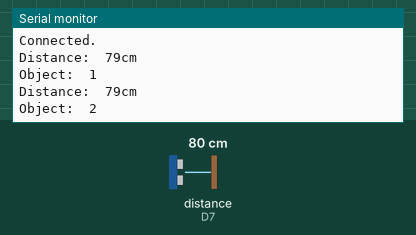
The sketch below on a simulated ESP8266 (NodeMCU). Parts: the last lines printed to the serial monitor. Inputs (shaded band) come from the test bench; at power-on: distance to the obstacle (sensor on D7) 80 cm. The echo pulse lasts 58.3 µs per cm; WiFi joins after 1.5 s; servers stay silent unless stated.

Above: at 11.4 s.
11.5 s: distance to the obstacle (sensor on D7) set to 2 cm
At 17.6 s:
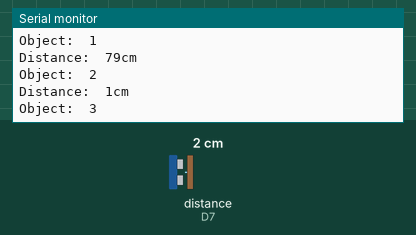
19.6 s: distance to the obstacle (sensor on D7) set to 4 cm
At 23.1 s:
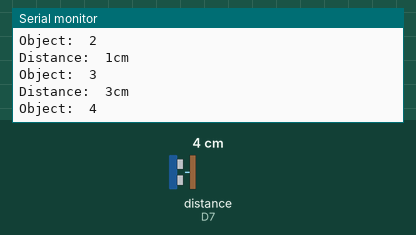
Timing chart, 0 to 24.6 s (numbered marks = the images above; inputs shaded):
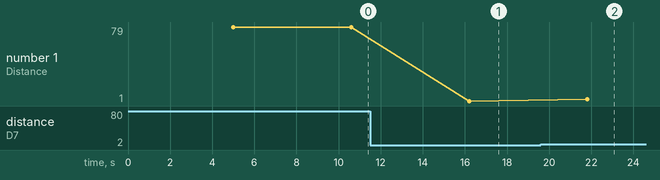

Measured:
- after the input at 11.5 s, the serial monitor: prints a new line after 4.7 s (image 1)
- after the input at 19.6 s, the serial monitor: prints a new line after 2.2 s (image 2)
- plotted number 1: 79 → 1 after the input at 11.5 s, 1 → 3 after the input at 19.6 s

The sketch:

Distance_and_Object_counting.ino
```cpp
#define TrigPin D4
#define EchoPin D7
#include "ThingSpeak.h"
#include <ESP8266WiFi.h>

char ssid[] = "Viswanth";   // your network name
char pass[] = "jasthiuha";   // your network password
WiFiClient  client;

unsigned long myChannelField= 1490249;           //my Channel id
const int ChannelField = 1;                         //Channel Field 1
const int ChannelField1 = 3;                      //Channel Field 2
const char * myWriteApIKey = "JRGTRS75LW353OJX";  //write API key
  int duration,distance;
int count = 0;
void setup() {
  pinMode(TrigPin,OUTPUT);
  pinMode(EchoPin,INPUT);
  Serial.begin(9600);
  WiFi.mode(WIFI_STA);
  ThingSpeak.begin(client);
}

void loop() {
  if(WiFi.status() != WL_CONNECTED)
  {
    Serial.print("\nAttempting to connect to SSID: ");
    Serial.println(ssid);
    while(WiFi.status() != WL_CONNECTED)
    {
      WiFi.begin(ssid, pass);
      Serial.print(".");
      delay(5000);
    }
  Serial.println("\nConnected.");
  }
digitalWrite(TrigPin,LOW);
delayMicroseconds(2);
digitalWrite(TrigPin,HIGH);
delayMicroseconds(10);
digitalWrite(TrigPin,LOW);
duration = pulseIn(EchoPin,HIGH);
distance = duration * 0.034/2;
count = count;
if(distance<180)
{
count = count + 1;
}
Serial.print("Distance:\t");
Serial.print(distance);
Serial.print("cm");
Serial.print("\n");
Serial.print("Object:\t");
Serial.print(count);
Serial.print("\n");
if(isnan(distance))
{
  Serial.print("Failed to read from the sensor");
  return;
}
ThingSpeak.writeField(myChannelField, ChannelField, distance, myWriteApIKey);
ThingSpeak.writeField(myChannelField, ChannelField1, count, myWriteApIKey);

delay(5000);
}
```
